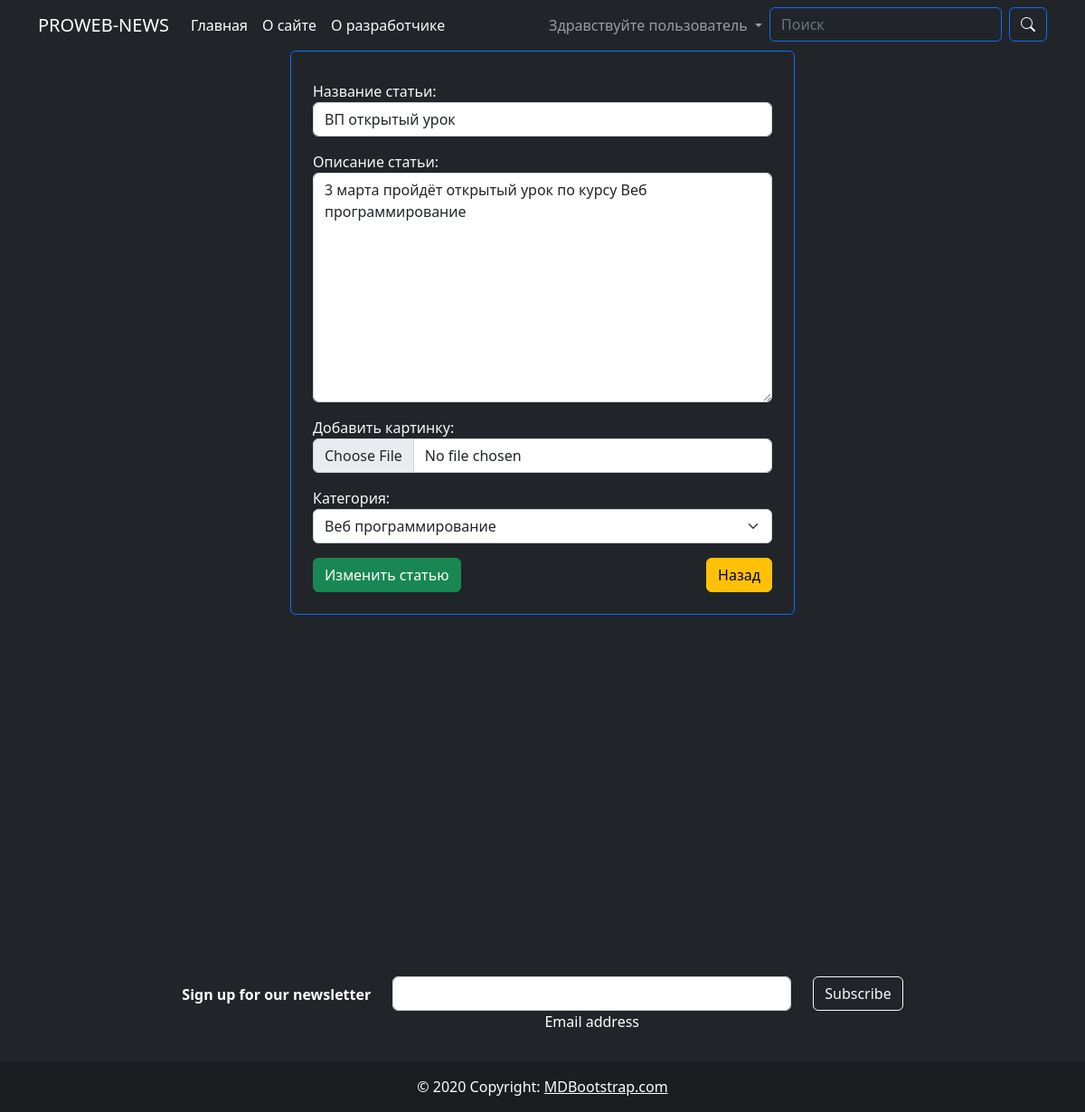
Page /article/2/update/ (signed in) on the committed database.
### blog/models.py (models this page shows, shortened)
class Article(models.Model):
    title = models.CharField(max_length=255, verbose_name='Название статьи')
    content = models.TextField(verbose_name='Описание статьи')
    photo = models.ImageField(upload_to='photo/', blank=True, null=True, verbose_name='Добавить картинку')
    created_at = models.DateTimeField(auto_now_add=True, verbose_name='Дата создания')
    updated_at = models.DateTimeField(auto_now=True, verbose_name='Дата обнавления')
    views = models.IntegerField(default=0, verbose_name='Просмотры')
    category = models.ForeignKey(Category, on_delete=models.CASCADE, verbose_name='Категория')
    def get_absolute_url(self):
        return reverse('article', kwargs={'pk': self.pk})
    class Meta:
        verbose_name = 'Статья'
        verbose_name_plural = 'Статьи'

class Category(models.Model):
    title = models.CharField(max_length=255, verbose_name='Название категории')
    def __str__(self):
        return self.title
    class Meta:
        verbose_name = 'Категория'
        verbose_name_plural = 'Категории'

### blog/views.py (the view)
# urls.py: path('article/<int:pk>/update/', ArticleUpdate.as_view(), name='update'),
class ArticleUpdate(UpdateView):
    model = Article
    form_class = ArticleForm
    template_name = 'blog/add_article.html'

### blog/forms.py
class LoginForm(AuthenticationForm):
    username = forms.CharField(max_length=50, widget=forms.TextInput(attrs={
        'class': 'form-control',
        'placeholder': 'Имя пользователя'
    }))
    password = forms.CharField(widget=forms.PasswordInput(attrs={
        'class': 'form-control',
        'placeholder': 'Пароль'
    }))

class RegistrationFrom(UserCreationForm):
    password1 = forms.CharField(widget=forms.PasswordInput(attrs={
        'class': 'form-control',
        'placeholder': 'Пароль'
    }))
    password2 = forms.CharField(widget=forms.PasswordInput(attrs={
        'class': 'form-control',
        'placeholder': 'Пароль'
    }))
    username = forms.CharField(widget=forms.TextInput(attrs={
        'class': 'form-control',
        'placeholder': 'Имя пользователя'
    }))
    first_name = forms.CharField(widget=forms.TextInput(attrs={
        'class': 'form-control',
        'placeholder': 'Ваше имя'
    }))
    last_name = forms.CharField(widget=forms.TextInput(attrs={
        'class': 'form-control',
        'placeholder': 'Ваша фамилия'
    }))
    email = forms.EmailField(widget=forms.EmailInput(attrs={
        'class': 'form-control',
        'placeholder': 'Ваша почта'
    }))
    class Meta:
        model = User
        fields = ('username',
                  'first_name',
                  'last_name',
                  'email',
                  'password1',
                  'password2')

### blog/context_processors.py (called while the page is built)
def add_my_forms(request):
    return {
        'login_form': LoginForm(),
        'register_form': RegistrationFrom(),
        'edit_account': EditAccountForm(),
        'edit_profile': EditProfileForm()
    }

### blog/templates/blog/add_article.html (shortened to what this page needs)
{% extends 'base.html' %}
{% block main %}
<div class="d-flex justify-content-center">
    {% if request.user.is_authenticated %}
    <div class="col-6 card p-4 bg-dark border-primary">
        <form class="text-light" action="" method="post" enctype="multipart/form-data">
            {{ form.as_p }}
            <div class="d-flex justify-content-between">
            <button class="btn btn-success" type="submit">
                {% if 'update' in request.path %}
                Изменить статью
                {% else %}
                Создать статью
                {% endif %}
            </button>
            <a href="{{ article.get_absolute_url }}" class="btn btn-warning">Назад</a>
            </div>
        </form>
    </div>
    {% else %}
    <h3><a href="{% url 'login' %}">Войдите в аккаунт</a></h3>
    {% endif %}
</div>
{% endblock main %}

### rows in the picture
Article: title "ВП открытый урок", content "3 марта пройдёт открытый урок по курсу Веб программирование", category "Веб программирование"
